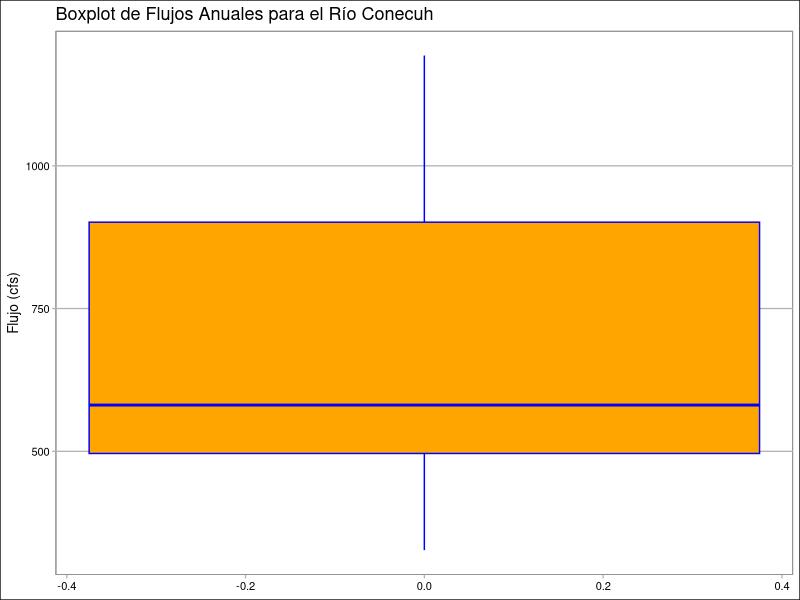
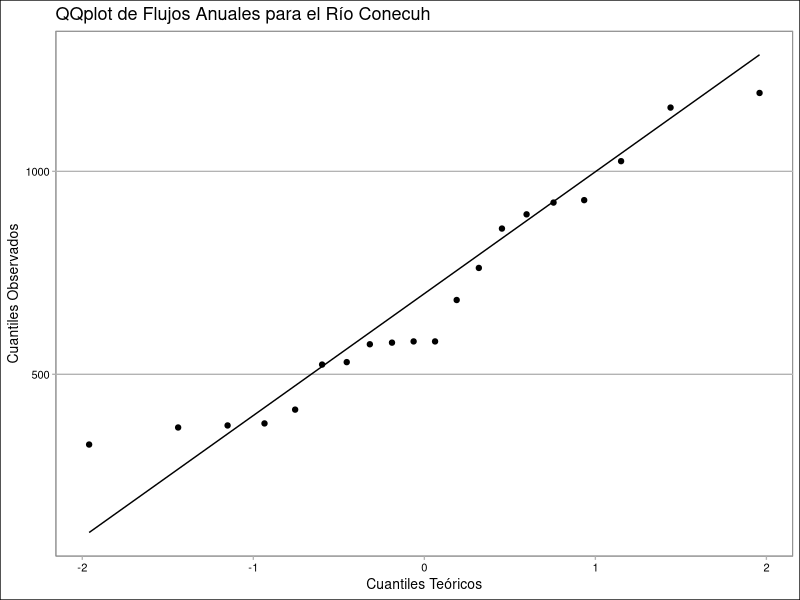

These figures' R source, in order: (Note: this script raises an error after producing the figures.)
#limpiar consola 
cat("\014")
#limpiar variables
rm(list=ls())
library(ggplot2)
library(ggthemes)
#Datos
river<-read.csv("river.csv",header = TRUE)
Flujo<-river$Flow
# Generar el boxplot
ggplot(river, aes(y = Flujo)) +
  geom_boxplot(fill = "orange", color = "blue") +
  labs(title = "Boxplot de Flujos Anuales para el Río Conecuh",
       y = "Flujo (cfs)") +
  theme_calc()
##Prueba del signo##
binom.test(8,19,.5,alternative="less")


##Prueba de rangos con signos de Wilcoxon##

wilcox.test(Flujo,mu=683,alternative="less")

##Prueba de t##

t.test(Flujo, mu = 683, alternative = "less")
#Grafica QQplot de Flujo con ggplo2
ggplot(river, aes(sample = Flujo)) +
  stat_qq() +
  stat_qq_line() +
  labs(title = "QQplot de Flujos Anuales para el Río Conecuh",
       x = "Cuantiles Teóricos",
       y = "Cuantiles Observados") +
  theme_calc()

shapiro.test(resi)
